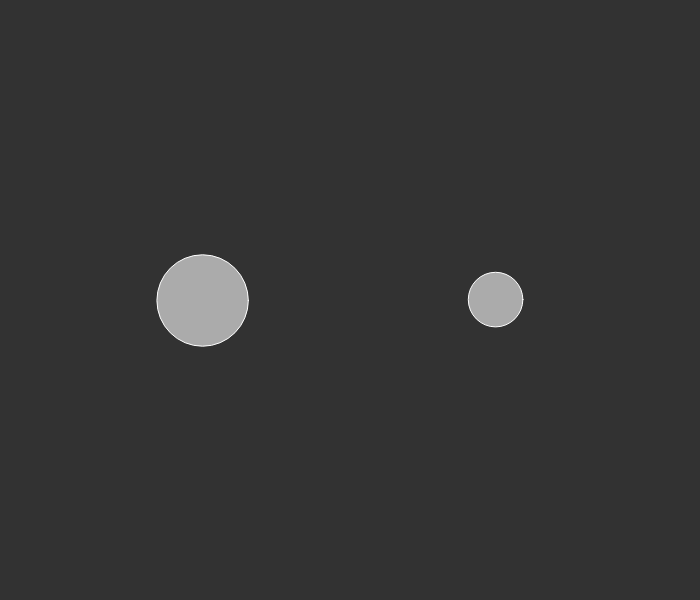
Frame 1 (no input)
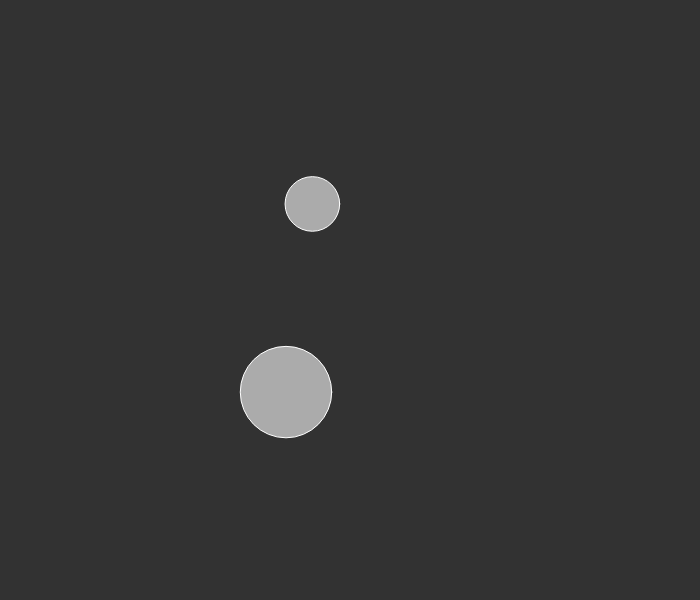
Frame 60 (no input)
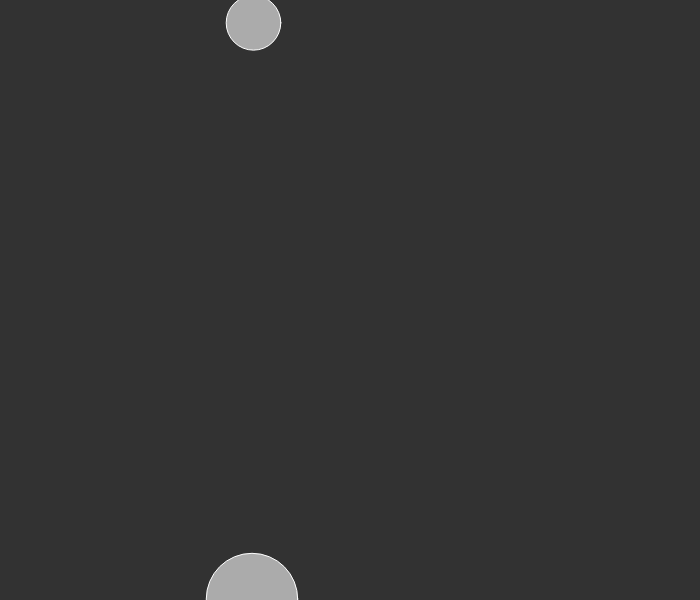
Frame 120 (the mouse pressed at the canvas centre since frame 60)

The p5.js sketch that drew these frames (run headless with seeded random() and noise() and a simulated clock; from frame 60 on, the mouse is pressed at the canvas centre):

// p5.js sketch
// ── sketch.js
const C_GRAVITY = 5;

let particles = [];
let p1, p2;

function setup() {
  createCanvas(700, 600);
  background(50);
  p1 = new Particle(width/2 - 150, height/2, random(10, 60));
  p1.vel = createVector(random(2, 5), random(-1, 1));
  p2 = new Particle(width/2 + 150, height/2, random(10, 60));
  p2.vel = createVector(-random(2, 5), random(-1, 1));
}

function draw() {
  background(50);

  p1.checkCollision(p2);
  p1.checkEdges();
  p1.update();
  p1.display();

  p2.checkCollision(p1);
  p2.checkEdges();
  p2.update();
  p2.display();

  /*
  for(let a=0; a<particles.length; a++) {
    let p = particles[a];
    for (let b=0; b<particles.length; b++) {
      let other = particles[b];
      if (a != b) {
        //p.applyGAttraction( other );
        //p.applyRepulsion( other );
      }
    }
    p.checkEdges();
    p.update();
    p.display();
  }
  */
}


function mousePressed() {
  //particles.push( new Particle(random(width), random(height), random(3, 30)) );
}


class Particle {
  constructor(x, y, m) {
    this.pos = createVector(x, y);
    this.vel = createVector();
    this.acc = createVector();
    this.mass = m;
    this.rad = m;
    this.r = 255;
    this.g = 255;
    this.b = 255;
    // this.color = color(255, 0, 0);
  }

  checkCollision(other) {
    let vector = p5.Vector.sub(other.pos, this.pos);
    let distance = vector.mag();
    if (distance < this.rad + other.rad) {
      //true
      this.r = 255;
      this.g = 0;
      this.b = 0;

      let force = createVector();

      // this
      force = vector.copy();
      force.mult(-1);
      force.normalize();
      force.mult( other.vel.mag() * 3 );
      //force.mult(0.1);
      this.applyForce( force );

      //other
      force = vector.copy();
      force.normalize();
      force.mult( this.vel.mag() * 3 );
      other.applyForce( force );

    } else {
      this.r = 255;
      this.g = 255;
      this.b = 255;
    }
  }


  attractTo(target) {
    let f = p5.Vector.sub(target, this.pos);
    //f.normalize(); // get the direction
    //f.mult(1); // mag is now 5px.
    f.mult(0.05);
    this.applyForce( f );
  }

  applyGAttraction(other) {
    let f = p5.Vector.sub(other.pos, this.pos);
    let distance = f.mag(); // = this.pos.distance( other.pos );
    let gMag = (C_GRAVITY * this.mass * other.mass) / (distance * distance); // mag
    f.normalize(); // direction
    f.mult(gMag);
    this.applyForce( f );
  }
  applyRepulsion(other) {
    let f = p5.Vector.sub(other.pos, this.pos);
    let distance = f.mag();
    let gMag = (C_GRAVITY * this.mass * other.mass) / (distance * distance);
    f.normalize();
    f.mult(-gMag);
    this.applyForce( f );
  }

  update() {
    this.vel.add(this.acc);
    this.pos.add(this.vel);
    this.acc.mult(0);
    //
    //this.vel.mult(0.97);
  }
  applyForce(f) {
    let force = f.copy();
    force.div(this.mass);
    this.acc.add( force );
  }
  checkEdges() {
    if (this.pos.x < 0) {
      this.pos.x = 0;
      this.vel.x *= -1;
    }
    else if (this.pos.x > width) {
      this.pos.x = width;
      this.vel.x *= -1;
    }
    if (this.pos.y < 0) {
      this.pos.y = 0;
      this.vel.y *= -1;
    }
    else if (this.pos.y > height) {
      this.pos.y = height;
      this.vel.y *= -1;
    }
  }
  display() {
    push();
    translate(this.pos.x, this.pos.y);
    stroke(255);
    fill(this.r, this.g, this.b, 150);
    ellipse(0, 0, this.rad*2, this.rad*2);
    pop();
  }
}










// :D :P
